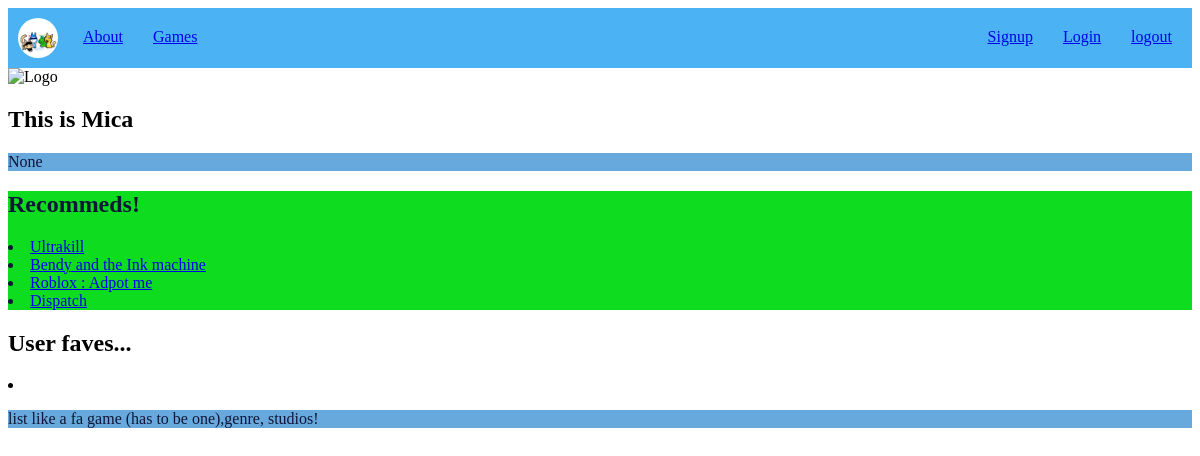
The page /User/2 on the database as committed earlier.
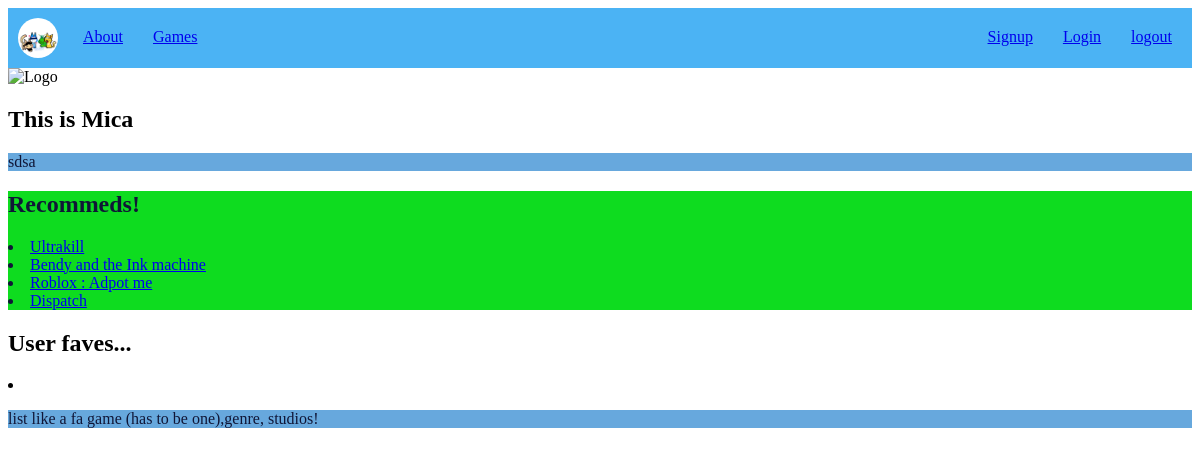
The same page on the database as committed later.
### tables this page shows
CREATE TABLE "User" (
	"id"	INTEGER NOT NULL UNIQUE,
	"Username"	TEXT NOT NULL UNIQUE,
	"Password"	TEXT NOT NULL UNIQUE,
	"test"	TEXT,
	PRIMARY KEY("id" AUTOINCREMENT)
);

### app.py (the view)
@app.route( '/User/<int:id>' )
def User_list(id):
    sql = f"SELECT * FROM User WHERE id = {id}"
    GaTitle = query_db("SELECT Title FROM Game")
    User = query_db(sql, one=True)
    if User == None:
        exit(404)
    return render_template('simple_User.html', User=User, GaTitle=GaTitle)#give the data a templagte or like looks

### app.py (called while the page is built)
def query_db(sql,args=(),one=False):
    db = sqlite3.connect(DATABASE)
    cursor = db.cursor()
    cursor.execute(sql, args)
    results = cursor.fetchall()
    db.commit()
    db.close()
    return (results[0] if results else None) if one else results

### templates/simple_user.html
{% extends 'base.html' %}
{% block content%}
<body>
    <section>
        <div>
            <img src="{{ url_for('static', filename='images/logo.png') }}" alt="Logo" width="100" height="100">
        </div>
        <div>
            <h1> This is {{ User[1] }}</h1>
        </div>
        <div>
            <p> {{User[3]}} </p>
        </div>
    </section>
    <section>
        <div class="rem">
            <h1> Recommeds!</h1>
            {% for Game in  GaTitle %}
                <li>
                    <a href="Game/{{Game[0]}}">{{ Game[0]}}</a>
                </li>
            {% endfor %}
        </div>
        <div class="Fav">
            <h1> User faves...</h1>
            <div>
                <li>
                    <p>list like a fa game (has to be one),genre, studios!</p>
                </li>
            </div>
        </div>
    </section>
</body>
{% endblock %}

Rows that differ between the two databases and show on the page:
changed User "Mica": test (not shown) → "sdsa"
Other text that changed with them:
{{ User[3] }}: "None" → (not shown)
